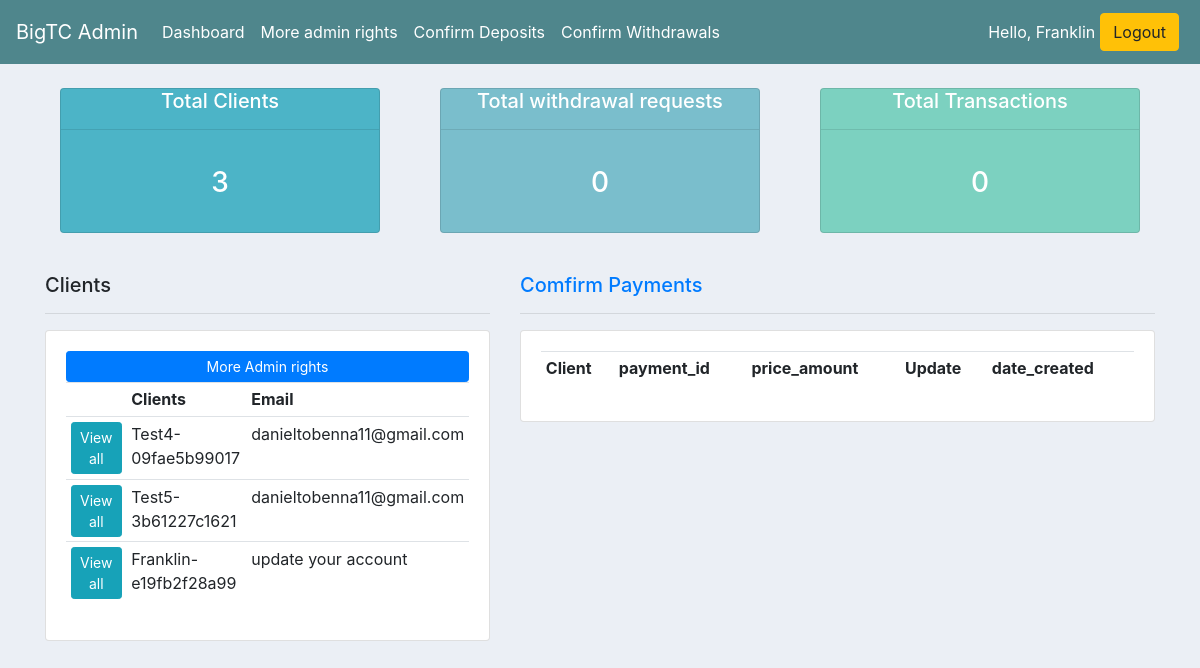
Page /admindashboard/ (signed in) on the committed database.
### greatestinvestapp/models.py (models this page shows, shortened)
class Client(models.Model):
	user= models.OneToOneField(User, on_delete= models.CASCADE)
	bio= models.TextField(blank= True)
	first_name= models.CharField(max_length=64, default='update your account', null=True, blank=True)
	last_name= models.CharField(max_length=64, default='update your account', null=True, blank=True)
	email_address= models.CharField(max_length=64, default='update your account', null=True, blank=True)
	country= models.CharField(max_length=64, default='update your account', null=True, blank=True)
	home_address= models.CharField(max_length=64, default='update your account', null=True, blank=True)
	code= models.CharField(max_length=12, blank=True)
	recommended_by= models.ForeignKey(User, on_delete=models.CASCADE, blank=True, null=True, related_name='ref_by')
	updated= models.DateTimeField(auto_now= True)
	created= models.DateTimeField(auto_now_add= True)
	deposit= models.FloatField(default=0, null=True)
	balance= models.FloatField(default=0,null=True)
	bonus_balance= models.FloatField(default=0,null=True)
	withdrawal= models.FloatField(default=0,null=True)
	profit= models.FloatField(default=0,null=True)
	roi= models.FloatField(default=0.015, null=True)
	wallet_address= models.CharField(max_length=400, default='update your account', null=True)
	profile_pic= models.ImageField(null=True, blank=True)
	def __str__(self):
		return f'{self.user.username}-{self.code}'

### greatestinvestapp/views.py (the view)
# urls.py: path('admindashboard/', views.admindashboard, name="admindashboard"),
@login_required(login_url='signin')
@staff_member_required
def admindashboard(request):
	clients= Client.objects.all()
	withdrawal_requests= Withdrawal_request.objects.all()
	transactions= Transaction.objects.all()
	clients_total= clients.count()
	withdrawal_requests_total= withdrawal_requests.count()
	transactions_total= transactions.count()
	payment= Payment_id.objects.all()
	context={'clients_total':clients_total, 'withdrawal_requests_total':withdrawal_requests_total, 'transactions_total':transactions_total,
	"clients":clients, 'payment':payment  }
	return render(request, 'greatestinvestapp/adminpage.html', context)

### greatestinvestapp/templates/greatestinvestapp/adminpage.html (shortened to what this page needs)
<!DOCTYPE html>
<html>
<head>
	{% load static %}
	<link rel="stylesheet" href="https://stackpath.bootstrapcdn.com/bootstrap/4.4.1/css/bootstrap.min.css">
	<link rel="stylesheet" type="text/css" href="{% static 'css/main.css' %}">
</head>
<body>
<nav class="navbar navbar-expand-lg navbar-dark bg-dark">
  <a class="navbar-brand" href="{% url 'home' %}">BigTC Admin</a>
  <div class="collapse navbar-collapse" id="navbarSupportedContent">
    <ul class="navbar-nav mr-auto">
      {% if request.user.is_staff %}
      <li class="nav-item active">
        <a class="nav-link" href="{% url 'admindashboard' %}">Dashboard <span class="sr-only">(current)</span></a>
      </li>
      <li class="nav-item active">
        <a class="nav-link" href="">More admin rights </a>
      </li>
      <li class="nav-item active">
        <a class="nav-link" href="{% url 'confirm_deposit' %}">Confirm Deposits </a>
      </li>
      <li class="nav-item active">
        <a class="nav-link" href="{% url 'confirm_withdrawal' %}">Confirm Withdrawals</a>
      </li>
      {% else %}
      <li class="nav-item active">
        <a class="nav-link" href="{% url 'account_settings' %}">Settings </a>
      </li>
      {% endif %}
    </ul>
    <div class="form-inline my-2 my-lg-0">
      {% if request.user.is_authenticated %}
          <span style="color:#fff;">Hello, {{request.user}}</span>
          <a href="{% url 'logout' %}" class="btn btn-warning" style="margin: 5px;">Logout</a>
      {% else %}
          <a href="{% url 'register' %}" class="btn btn-success" style="margin: 5px;">Sign up!</a>
          <a href="{% url 'signin' %}"class="btn btn-warning">Login!</a>
      {% endif %}
    </div>
  </div>
</nav>
<div class="container">
<br>
<div class="row">
	<div class="col">
		<div class="col-md">
			<div class="card text-center text-white mb-3 " id="total-orders">
				<div class="card-headers" id="headers">
					<h5 class="card-title">Total Clients</h5>
					<hr>
				</div>
				<div class="card-body">
					<h3 class="card-title">{{clients_total}}</h3>
				</div>
			</div>
	   </div>
	</div>
	<div class="col">
		<div class="col-md">
			<div class="card text-center text-white mb-3 " id="orders-delivered">
				<div class="card-headers">
					<h5 class="card-title">Total withdrawal requests</h5>
					<hr>
				</div>
				<div class="card-body">
					<h3 class="card-title">{{withdrawal_requests_total}}</h3>
				</div>
			</div>
	   </div>
	</div>
	<div class="col">
		<div class="col-md">
			<div class="card text-center text-white mb-3 " id="orders-pending">
				<div class="card-headers">
					<h5 class="card-title">Total Transactions</h5>
					<hr>
				</div>
				<div class="card-body">
					<h3 class="card-title">{{transactions_total}}</h3>
				</div>
			</div>
	   </div>
	</div>
</div>
<br>
<div class="row">
	<div class="col-md-5">
		<h5>Clients</h5>
		<hr>
		<div class="card card-body">
			<a class="btn btn-primary btn-sm btn-block" href="">More Admin rights</a>
			<table class="table table-sm">
				<tr>
					<th></th>
					<th>Clients</th>
					<th>Email</th>
				</tr>
				 {% for client in clients %}
				<tr>
					<td><a class="btn btn-sm btn-info" href="">View all</a></td>
					<td>{{client}}</td>
					<td>{{client.email_address}}</td>
				</tr>
				{% endfor %}
			</table>
		</div>
	</div>
	<div class="col-md-7">
		<h5><a href="">Comfirm Payments</a></h5>
		<hr>
		<div class="card card-body">
			<table class="table table-sm">
				<tr>
					<th>Client</th>
					<th>payment_id</th>
					<th>price_amount</th>
					<th>Update</th>
					<th>date_created</th>
				</tr>
			</table>
		</div>
	</div>
</div>
</div>
</body>
</html>

### static/css/main.css (style rules this page uses)
.bg-dark { background-color: #4f868c!important; }
body { background-color: #ebeff5; }
#total-orders { background-color: #4cb4c7; }
#orders-delivered { background-color: #7abecc; }
#orders-pending { background-color: #7CD1C0; }

### rows in the picture
Client: user+code "Test4-09fae5b99017", email_address "danieltobenna11@gmail.com"
Client: user+code "Test5-3b61227c1621", email_address "danieltobenna11@gmail.com"
Client: user+code "Franklin-e19fb2f28a99", email_address "update your account"

### other values in the picture
{{ request.user }} "Franklin"
{{ clients_total }} "3"
{{ withdrawal_requests_total }} "0"
{{ transactions_total }} "0"
